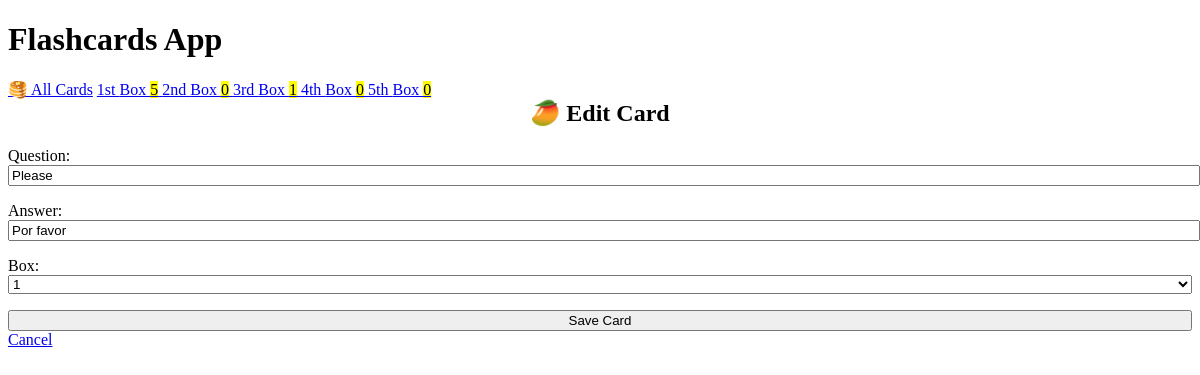
Page /edit/2 on the committed database.
### cards/models.py (models this page shows, shortened)
class Card(models.Model):
    question = models.CharField(max_length=100)
    answer = models.CharField(max_length=100)
    box = models.IntegerField(
        choices=zip(BOXES, BOXES),
        default=BOXES[0]
    )
    date_created = models.DateTimeField(auto_now_add=True)

### cards/views.py (the view)
# urls.py: path('edit/<int:pk>', views.CardUpdateView.as_view(), name='card-update'),
class CardUpdateView(CardCreateView, UpdateView):
    success_url = reverse_lazy('card-list')

### cards/templatetags/cards_tags.py (called while the page is built)
@register.inclusion_tag('cards/box_links.html')
def boxes_as_links():
    boxes = []
    for box_num in BOXES:
        card_count = Card.objects.filter(box=box_num).count()
        boxes.append({
            'number': box_num,
            'card_count': card_count,
        })
    return {'boxes': boxes}

### cards/templates/cards/card_form.html (shortened to what this page needs)
{% extends 'cards/base.html' %}
{% block content %}
    {% if card %}
        <h2>🥭 Edit Card</h2>
    {% else %}
        <h2>🫐 Create New Card</h2>
    {% endif %}
    <form method="post">
        {{ form.as_p }}
        <input type="submit" value="Save Card">
    </form>
    <a href="{% url 'card-list' %}">Cancel</a>
{% endblock %}

### cards/templates/cards/base.html (style rules this page uses)
:root { --accent: #4abc65; --accent-bg: white; --bg: #ffffff; --text: #212121; --text-light: #585858; --border: #d8dae1; --code: #d81b60; --preformatted: #444; }
h2 { text-align: center; }
h2, h4 { margin-top: 0; }
input, select, textarea { width: 100%; }

### rows in the picture
Card: question "Please", answer "Por favor", box "1"

### other values in the picture
{{ box.number | ordinal }} "1st" "2nd" "3rd" "4th" "5th"
{{ box.card_count }} "5" "0" "1" "0" "0"
